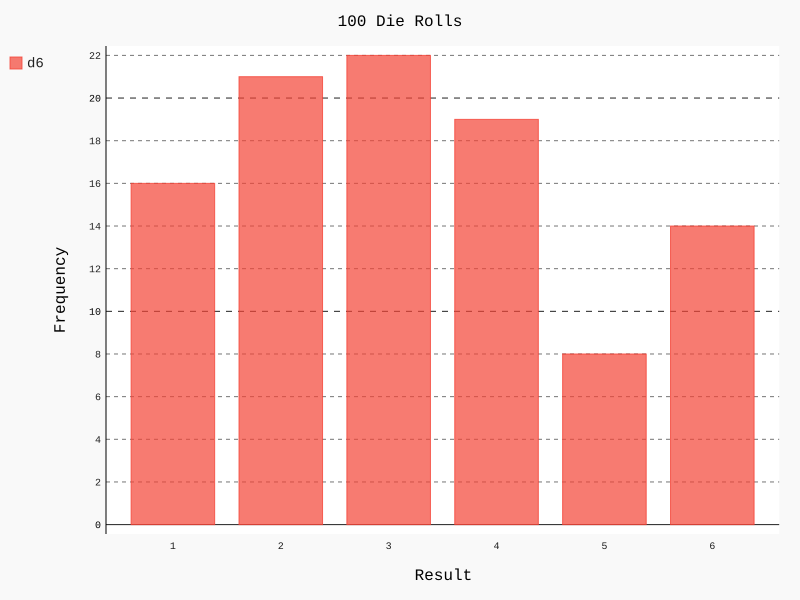

Here is the Python script that generated this plot:
import pygal
from die import Die

d6 = Die(6)

results = []
for i in range(100):
    result = d6.roll()
    results.append(result)

print(results)

frequencies = []
for value in range(1, d6.num_sides + 1):
    frequency = results.count(value)
    frequencies.append(frequency)

print(frequencies)
#This code counts the frequecy of the diffrent results in the die roll

def tally(results):
    count = {1:0, 2:0, 3:0, 4:0, 5:0, 6:0}
    for key in count.keys():
        for result in results:
            if key == result:
                count[key] += 1
    return count
print(tally(results))
#This code does the exact same, but put in a dictionary
#Also, I came up with this from scratch and I like it better then the textbook

hist = pygal.Bar()

hist.title = '100 Die Rolls'
hist.x_labels = d6.x_gen()
hist.x_title = 'Result'
hist.y_title = 'Frequency'

hist.add('d6', frequencies)
hist.render_to_file('Desktop/Coding_Projects/Data_Visualization/die_visual.svg')
#This is the first use of the pygal package
#pygal is another tool for displaying data, mostly charts and stuff
#The code above makes a bar graph displaying the frequency of our roles
#render_to_file() takes the visual data in hist and renders it to a specified -
#-file to be displayed

die_1 = Die(6)
die_2 = Die(6)

results = []
for i in range(100):
    result = die_1.roll() + die_1.roll()
    results.append(result)

frequencies = []
max_result = die_1.num_sides + die_1.num_sides

for value in range(2, max_result + 1):
    frequency = results.count(value)
    frequencies.append(frequency)

hist = pygal.Bar()

hist.title = "Results of rolling two die 100 times."
hist.x_labels = ['2', '3', '4', '5', '6', '7', '8', '9', '10', '11', '12']
hist.x_title = "Result"
hist.y_title = "Frequency of Result"

hist.add('D6 + D6', frequencies)
hist.render_to_file('Desktop/Coding_Projects/Data_Visualization/die_visual2.svg')
#This graph displays the results of rolling two dice 100 times
#pygal can be quite versitile in displaying various data projections
